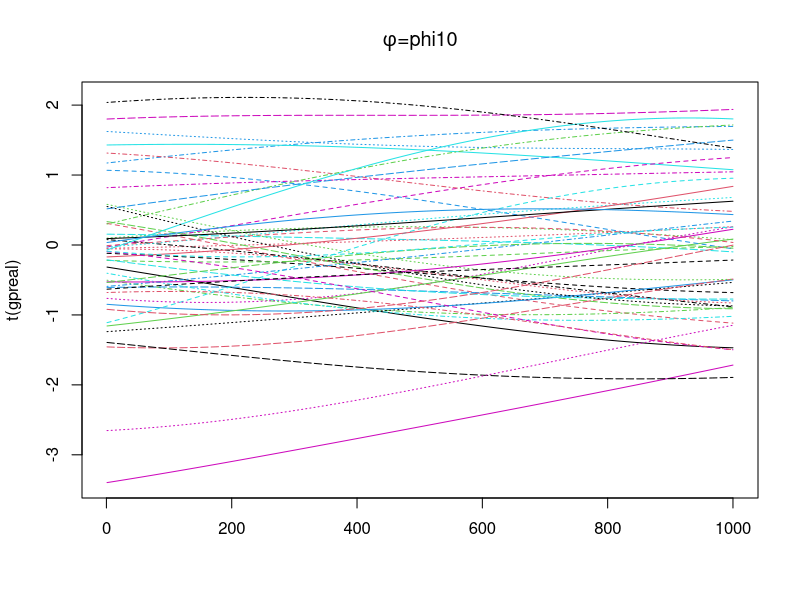
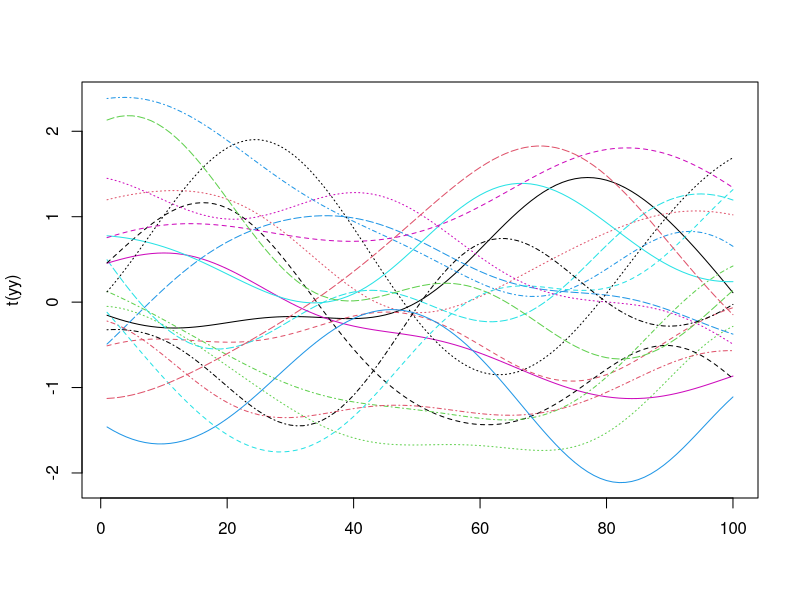
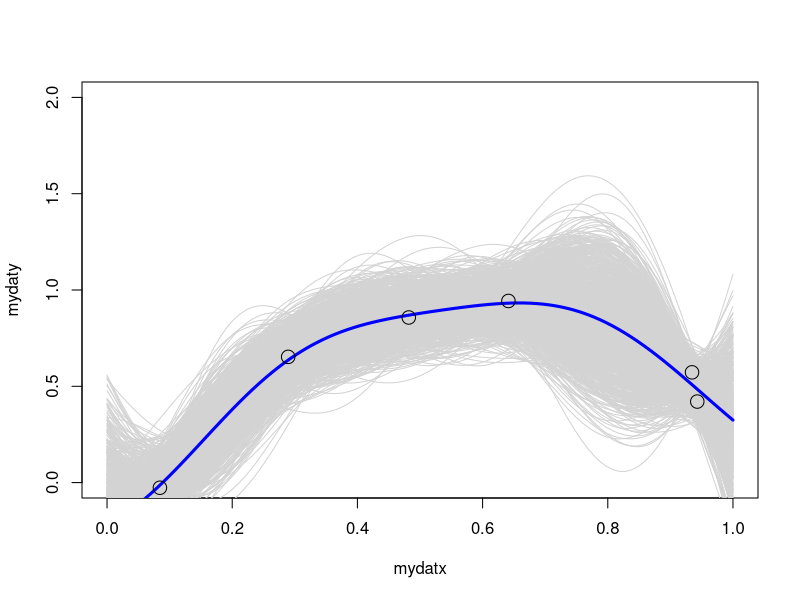

The R source for these figures, in order: (Note: this script raises an error after producing the figures.)
# Basic GP code.  Stolen shamelessly form Dr. Reese at BYU. https://madison.byu.edu/bayes/OurGP.R
library(MASS)

####################
nreal<-50
np<-1000
phi10<-0.5
xx<-seq(0,1,length=np)
dd<-dist(xx,upper=T,diag=T)^2
Sig<-exp(-phi10*as.matrix(dd))
gpreal<-mvrnorm(nreal,rep(0,np),Sig)
matplot(t(gpreal),type="l",main=expression(paste(phi,'=',phi10)))

########################
mysimfunc<-function(x){
  out<-16*x^2*(1-x)^2
  out[x>=0.7]<-  out[x>=0.7] +32*(x[x>=0.7]-0.7)^3
  return(out)
}
nrep<-1000
ndat<-6
np<-100
mydatx<-runif(ndat)
#mydatx<-seq(0,1,length=ndat)
mydaty<-mysimfunc(mydatx)+rnorm(length(mydatx),0,sqrt(0.01))

phi<-10
xx<-seq(0,1,length=np)
dd<-dist(xx,upper=T,diag=T)
Sig<-exp(-phi*as.matrix(dd^2))
yy<-mvrnorm(20,rep(0,np),Sig)
matplot(t(yy),type="l")  
Sigxx<-exp(-phi*as.matrix(dist(mydatx,upper=T,diag=T)^2))
mypostmean<-rep(0,np)
signoise<-0.01
smallk1<-matrix(0,ncol=np,nrow=ndat)
smallk2<-matrix(0,ncol=ndat,nrow=np)
for(i in 1:np){
  smallk1[,i]<-exp(-phi*(xx[i]-mydatx)^2)
}
for(i in 1:ndat){
  smallk2[,i]<-exp(-phi*(mydatx[i]-xx)^2)
}
covinv<-solve(Sigxx+diag(signoise,ndat))
mumat<-t(smallk1)%*%covinv%*%mydaty
sigmat<-Sig-t(smallk1)%*%covinv%*%t(smallk2)

yfit<-mvrnorm(nrep,mumat,sigmat)
meany<-apply(yfit,2,mean)
plot(mydatx,mydaty,pch=1,cex=2.5,xlim=c(0,1),ylim=c(0,2))
for(i in 1:nrep){
  lines(xx,yfit[i,],col="lightgray")
}
lines(xx,meany,col="blue",lwd=3)
points(mydatx,mydaty,pch=1,cex=1.8)

#######################
mysimfunc<-function(x){
  out<-16*x^2*(1-x)^2
  out[x>=0.7]<-  out[x>=0.7] +32*(x[x>=0.7]-0.7)^3
  out<-out+rnorm(length(x),0,.01)
  return(out)
}
#phi<-10
np<-50
xx<-seq(0,1,length=np)
dd<-dist(xx,upper=T,diag=T)
#Sig<-exp(-phi[i-1]*as.matrix(dd^2))
#yy<-mvrnorm(20,rep(0,np),Sig)
#matplot(t(yy),type="l")  
nrep<-1000
ndat<-6
mydatx<-runif(ndat)
mydaty<-mysimfunc(mydatx)
mypostmean<-rep(0,np)
smallk1<-matrix(0,ncol=np,nrow=ndat)
smallk2<-matrix(0,ncol=ndat,nrow=np)
niter<-100
signoise<-rep(0.000001,niter)
phi<-rep(10,niter)
ar.phi<-ar.sig<-0
cs.phi<-0.001
cs.sig<-0.001
for(i in 2:niter){
  Sigxx<-exp(-phi[i-1]*as.matrix(dist(mydatx,upper=T,diag=T)^2))
  
  Sig<-exp(-phi[i-1]*as.matrix(dd^2))
  
  for(j in 1:np){
    smallk1[,j]<-exp(-phi[i-1]*(xx[j]-mydatx)^2)
  }
  for(j in 1:ndat){
    smallk2[,j]<-exp(-phi[i-1]*(mydatx[j]-xx)^2)
  }
  
  covinv<-solve(Sigxx+diag(signoise[i-1],ndat))
  mumat<-t(smallk1)%*%covinv%*%mydaty
  sigmat<-Sig-t(smallk1)%*%covinv%*%t(smallk2)
  yfit<-mvrnorm(1,mumat,sigmat)
  
  #METROPOLIS HASTINGS FOR PHI
  phi[i]<-phi[i-1]
  llo<--np/2*det(sigmat,log=T)-0.5*t(yfit-mumat)%*%solve(sigmat)%*%(yfit-mumat)+dgamma(phi[i],10,1,log=T)
  cand<-rnorm(1,phi[i-1],cs.phi)
  
  Sigxx<-exp(-cand*as.matrix(dist(mydatx,upper=T,diag=T)^2))
  
  Sig<-exp(-cand*as.matrix(dd^2))
  
  for(i in 1:np){
    smallk1[,i]<-exp(-cand*(xx[i]-mydatx)^2)
  }
  for(i in 1:ndat){
    smallk2[,i]<-exp(-cand*(mydatx[i]-xx)^2)
  }
  
  covinv<-solve(Sigxx+diag(signoise[i-1],ndat))
  mumat<-t(smallk1)%*%covinv%*%mydaty
  sigmat<-Sig-t(smallk1)%*%covinv%*%t(smallk2)
  lln<--np/2*det(sigmat,log=T)-0.5*t(yfit-mumat)%*%solve(sigmat)%*%(yfit-mumat)+dgamma(cand,10,1,log=T)
  
  if((lln-llo)>log(runif(1))){phi[i]<-cand;ar.phi<-ar.phi+1}
  #METROPOLIS HASTINGS FOR PHI
  signoise[i]<-signoise[i-1]
  llo<--np/2*det(sigmat,log=T)-0.5*t(yfit-mumat)%*%solve(sigmat)%*%(yfit-mumat)+dgamma(phi[i],10,1,log=T)
  cand<-rnorm(1,signoise[i-1],cs.sig)
  Sigxx<-exp(-phi[i]*as.matrix(dist(mydatx,upper=T,diag=T)^2))
  
  Sig<-exp(-phi[i]*as.matrix(dd^2))
  
  for(i in 1:np){
    smallk1[,i]<-exp(-phi[i]*(xx[i]-mydatx)^2)
  }
  for(i in 1:ndat){
    smallk2[,i]<-exp(-phi[i]*(mydatx[i]-xx)^2)
  }
  
  covinv<-solve(Sigxx+diag(signoise[i],ndat))
  mumat<-t(smallk1)%*%covinv%*%mydaty
  sigmat<-Sig-t(smallk1)%*%covinv%*%t(smallk2)
  lln<--np/2*det(sigmat,log=T)-0.5*t(yfit-mumat)%*%solve(sigmat)%*%(yfit-mumat)+dgamma(cand,10,1,log=T)
  
  if((lln-llo)>log(runif(1))){signoise[i]<-cand;ar.sig<-ar.sig+1}
  
}
meany<-apply(yfit,2,mean)
plot(mydatx,mydaty,pch=1,cex=2.5,xlim=c(0,1),ylim=c(0,2))
for(i in 1:nrep){
  lines(xx,yfit[i,],col="lightgray")
}
lines(xx,meany,col="blue",lwd=3)